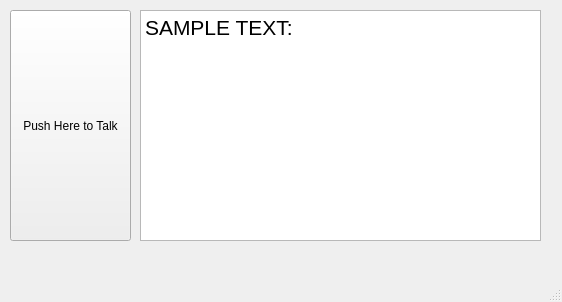
<?xml version="1.0" encoding="UTF-8"?>
<ui version="4.0">
 <class>RecordingWindow</class>
 <widget class="QMainWindow" name="RecordingWindow">
  <property name="geometry">
   <rect>
    <x>0</x>
    <y>0</y>
    <width>562</width>
    <height>302</height>
   </rect>
  </property>
  <property name="windowTitle">
   <string>MainWindow</string>
  </property>
  <widget class="QWidget" name="centralwidget">
   <widget class="QPushButton" name="pushButton">
    <property name="geometry">
     <rect>
      <x>10</x>
      <y>10</y>
      <width>121</width>
      <height>231</height>
     </rect>
    </property>
    <property name="text">
     <string>Push Here to Talk</string>
    </property>
   </widget>
   <widget class="QWidget" name="verticalLayoutWidget">
    <property name="geometry">
     <rect>
      <x>140</x>
      <y>10</y>
      <width>401</width>
      <height>231</height>
     </rect>
    </property>
    <layout class="QVBoxLayout" name="verticalLayout">
     <item>
      <widget class="QTextBrowser" name="textBrowser">
       <property name="html">
        <string>&lt;!DOCTYPE HTML PUBLIC &quot;-//W3C//DTD HTML 4.0//EN&quot; &quot;http://www.w3.org/TR/REC-html40/strict.dtd&quot;&gt;
&lt;html&gt;&lt;head&gt;&lt;meta name=&quot;qrichtext&quot; content=&quot;1&quot; /&gt;&lt;style type=&quot;text/css&quot;&gt;
p, li { white-space: pre-wrap; }
&lt;/style&gt;&lt;/head&gt;&lt;body style=&quot; font-family:'MS Shell Dlg 2'; font-size:8.25pt; font-weight:400; font-style:normal;&quot;&gt;
&lt;p style=&quot; margin-top:0px; margin-bottom:0px; margin-left:0px; margin-right:0px; -qt-block-indent:0; text-indent:0px;&quot;&gt;&lt;span style=&quot; font-size:16pt;&quot;&gt;SAMPLE TEXT:&lt;/span&gt;&lt;/p&gt;&lt;/body&gt;&lt;/html&gt;</string>
       </property>
      </widget>
     </item>
    </layout>
   </widget>
  </widget>
  <widget class="QMenuBar" name="menubar">
   <property name="geometry">
    <rect>
     <x>0</x>
     <y>0</y>
     <width>562</width>
     <height>21</height>
    </rect>
   </property>
  </widget>
  <widget class="QStatusBar" name="statusbar"/>
 </widget>
 <resources/>
 <connections/>
</ui>
